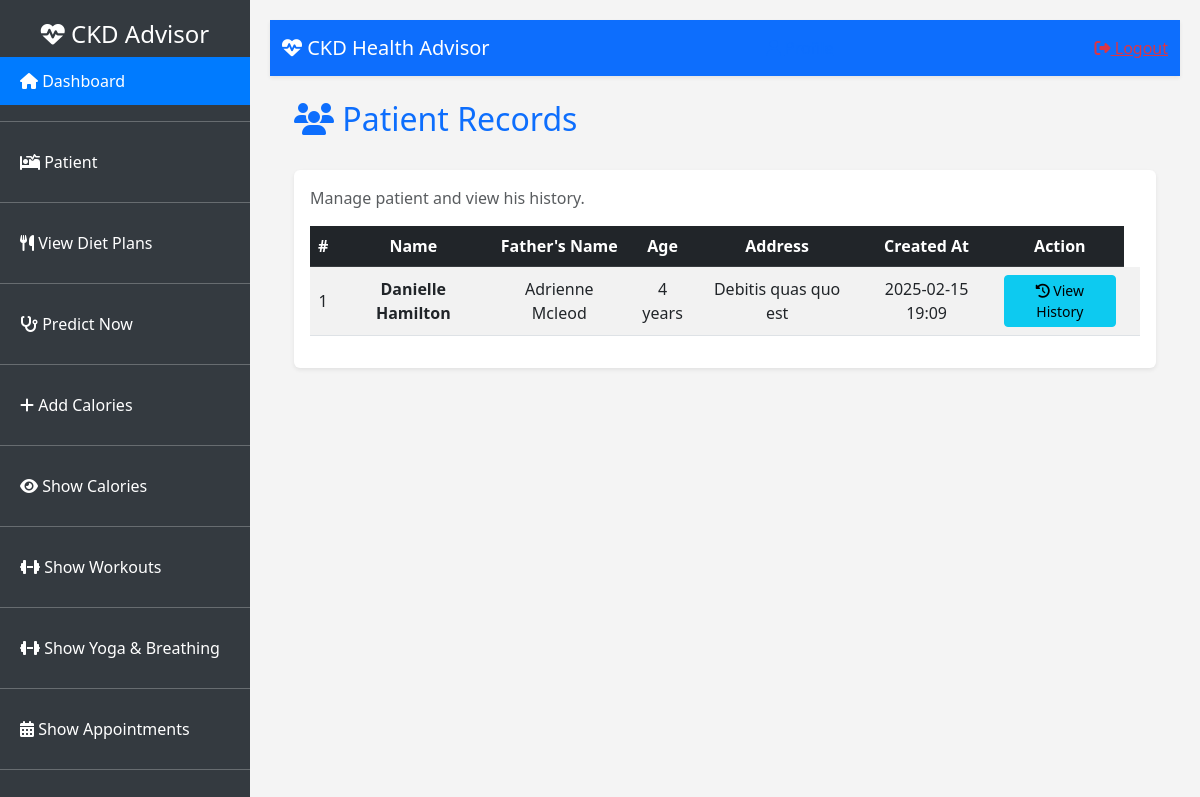
/patient/patient/ (signed in), run on the app's committed database.
### patient/models.py (models this page shows, shortened)
class PatientInfo(models.Model):
    user = models.OneToOneField(
        CustomUser,
        on_delete=models.CASCADE,
        related_name="patient_info"
    )
    name = models.CharField(max_length=100)
    father_name = models.CharField(max_length=100)
    age = models.PositiveIntegerField()
    address = models.TextField()
    created_at = models.DateTimeField(auto_now_add=True)

### patient/views.py (the view)
# urls.py: path('patient/', SinglePatientListView.as_view(), name='patient'),
class SinglePatientListView(LoginRequiredMixin, ListView):
    model = PatientInfo
    template_name = "patient/patient_list.html"
    context_object_name = "patients"
    ordering = ['-created_at']
    def get_queryset(self):
        return PatientInfo.objects.filter(user=self.request.user)

### templates/patient/patient_list.html (shortened to what this page needs)
{% extends "patient/base.html" %}
{% block content %}
<div class="container">
    <div class="d-flex justify-content-between align-items-center mb-4">
        <h2 class="text-primary"><i class="fas fa-users"></i> Patient Records</h2>
    </div>
    <div class="card shadow-sm border-0">
        <div class="card-body">
            <p class="text-muted">Manage  patient and view his history.</p>
            <div class="table-responsive">
                <table class="table table-hover table-striped align-middle text-center">
                    <thead class="table-dark">
                        <tr>
                            <th>#</th>
                            <th>Name</th>
                            <th>Father's Name</th>
                            <th>Age</th>
                            <th>Address</th>
                            <th>Created At</th>
                            <th>Action</th>
                        </tr>
                    </thead>
                    <tbody>
                        {% for patient in patients %}
                        <tr>
                            <td>{{ forloop.counter }}</td>
                            <td class="fw-bold">{{ patient.name }}</td>
                            <td>{{ patient.father_name }}</td>
                            <td>{{ patient.age }} years</td>
                            <td>{{ patient.address }}</td>
                            <td>{{ patient.created_at|date:"Y-m-d H:i" }}</td>
                            <td>
                                <a href="{% url 'patient:patient_record' patient.id %}" class="btn btn-info btn-sm">
                                    <i class="fas fa-history"></i> View History
                                </a>
                                <td>
                            </td>
                        </tr>
                        {% empty %}
                        <tr>
                            <td colspan="7" class="text-center text-muted">No patients found.</td>
                        </tr>
                        {% endfor %}
                    </tbody>
                </table>
            </div>
        </div>
    </div>
</div>
{% endblock %}

### templates/patient/base.html (style rules this page uses)
body { background: #f4f4f4; display: flex; }

### data on the page
PatientInfo: name "Danielle Hamilton", father_name "Adrienne Mcleod", age "4", address "Debitis quas quo est", created_at "2025-02-15 19:09"
